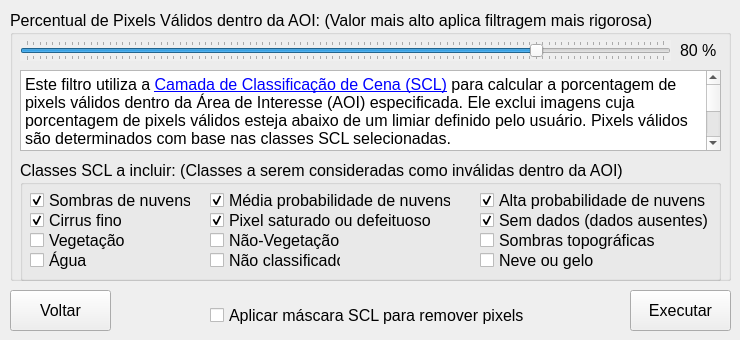
   <widget class="QWidget" name="tab_10">
    <attribute name="title">
     <string>Passo 9</string>
    </attribute>
    <widget class="QGroupBox" name="groupBox_15">
     <property name="geometry">
      <rect>
       <x>10</x>
       <y>10</y>
       <width>721</width>
       <height>271</height>
      </rect>
     </property>
     <property name="font">
      <font>
       <pointsize>12</pointsize>
      </font>
     </property>
     <property name="title">
      <string>Percentual de Pixels Válidos dentro da AOI: (Valor mais alto aplica filtragem mais rigorosa)</string>
     </property>
     <widget class="QSlider" name="horizontalSlider_local_pixel_limit">
      <property name="enabled">
       <bool>true</bool>
      </property>
      <property name="geometry">
       <rect>
        <x>10</x>
        <y>30</y>
        <width>651</width>
        <height>21</height>
       </rect>
      </property>
      <property name="autoFillBackground">
       <bool>true</bool>
      </property>
      <property name="minimum">
       <number>0</number>
      </property>
      <property name="maximum">
       <number>100</number>
      </property>
      <property name="pageStep">
       <number>5</number>
      </property>
      <property name="value">
       <number>80</number>
      </property>
      <property name="sliderPosition">
       <number>80</number>
      </property>
      <property name="orientation">
       <enum>Qt::Horizontal</enum>
      </property>
      <property name="tickPosition">
       <enum>QSlider::TicksBothSides</enum>
      </property>
     </widget>
     <widget class="QLabel" name="label_cloud_aoi">
      <property name="geometry">
       <rect>
        <x>670</x>
        <y>30</y>
        <width>47</width>
        <height>21</height>
       </rect>
      </property>
      <property name="text">
       <string>80 %</string>
      </property>
     </widget>
     <widget class="QGroupBox" name="groupBox_9">
      <property name="geometry">
       <rect>
        <x>10</x>
        <y>150</y>
        <width>701</width>
        <height>121</height>
       </rect>
      </property>
      <property name="font">
       <font>
        <pointsize>12</pointsize>
       </font>
      </property>
      <property name="title">
       <string>Classes SCL a incluir: (Classes a serem consideradas como inválidas dentro da AOI)</string>
      </property>
      <widget class="QCheckBox" name="mask_class3">
       <property name="geometry">
        <rect>
         <x>10</x>
         <y>30</y>
         <width>161</width>
         <height>20</height>
        </rect>
       </property>
       <property name="text">
        <string>Sombras de nuvens</string>
       </property>
       <property name="checked">
        <bool>true</bool>
       </property>
      </widget>
      <widget class="QCheckBox" name="mask_class6">
       <property name="geometry">
        <rect>
         <x>10</x>
         <y>90</y>
         <width>91</width>
         <height>20</height>
        </rect>
       </property>
       <property name="text">
        <string>Água</string>
       </property>
      </widget>
      <widget class="QCheckBox" name="mask_class8">
       <property name="geometry">
        <rect>
         <x>190</x>
         <y>30</y>
         <width>241</width>
         <height>21</height>
        </rect>
       </property>
       <property name="text">
        <string>Média probabilidade de nuvens</string>
       </property>
       <property name="checked">
        <bool>true</bool>
       </property>
      </widget>
      <widget class="QCheckBox" name="mask_class1">
       <property name="geometry">
        <rect>
         <x>190</x>
         <y>50</y>
         <width>241</width>
         <height>21</height>
        </rect>
       </property>
       <property name="text">
        <string>Pixel saturado ou defeituoso</string>
       </property>
       <property name="checked">
        <bool>true</bool>
       </property>
      </widget>
      <widget class="QCheckBox" name="mask_class0">
       <property name="geometry">
        <rect>
         <x>460</x>
         <y>50</y>
         <width>241</width>
         <height>21</height>
        </rect>
       </property>
       <property name="text">
        <string>Sem dados (dados ausentes)</string>
       </property>
       <property name="checked">
        <bool>true</bool>
       </property>
      </widget>
      <widget class="QCheckBox" name="mask_class4">
       <property name="geometry">
        <rect>
         <x>10</x>
         <y>70</y>
         <width>111</width>
         <height>21</height>
        </rect>
       </property>
       <property name="text">
        <string>Vegetação</string>
       </property>
      </widget>
      <widget class="QCheckBox" name="mask_class5">
       <property name="geometry">
        <rect>
         <x>190</x>
         <y>70</y>
         <width>141</width>
         <height>21</height>
        </rect>
       </property>
       <property name="text">
        <string>Não-Vegetação</string>
       </property>
      </widget>
      <widget class="QCheckBox" name="mask_class7">
       <property name="geometry">
        <rect>
         <x>190</x>
         <y>90</y>
         <width>131</width>
         <height>21</height>
        </rect>
       </property>
       <property name="text">
        <string>Não classificado</string>
       </property>
      </widget>
      <widget class="QCheckBox" name="mask_class2">
       <property name="geometry">
        <rect>
         <x>460</x>
         <y>70</y>
         <width>241</width>
         <height>21</height>
        </rect>
       </property>
       <property name="text">
        <string>Sombras topográficas</string>
       </property>
      </widget>
      <widget class="QCheckBox" name="mask_class9">
       <property name="geometry">
        <rect>
         <x>460</x>
         <y>30</y>
         <width>231</width>
         <height>20</height>
        </rect>
       </property>
       <property name="text">
        <string>Alta probabilidade de nuvens</string>
       </property>
       <property name="checked">
        <bool>true</bool>
       </property>
      </widget>
      <widget class="QCheckBox" name="mask_class10">
       <property name="geometry">
        <rect>
         <x>10</x>
         <y>50</y>
         <width>101</width>
         <height>21</height>
        </rect>
       </property>
       <property name="text">
        <string>Cirrus fino</string>
       </property>
       <property name="checked">
        <bool>true</bool>
       </property>
      </widget>
      <widget class="QCheckBox" name="mask_class11">
       <property name="geometry">
        <rect>
         <x>460</x>
         <y>90</y>
         <width>121</width>
         <height>20</height>
        </rect>
       </property>
       <property name="text">
        <string>Neve ou gelo</string>
       </property>
      </widget>
     </widget>
     <widget class="QTextBrowser" name="textBrowser_valid_pixels">
      <property name="geometry">
       <rect>
        <x>10</x>
        <y>60</y>
        <width>701</width>
        <height>81</height>
       </rect>
      </property>
      <property name="font">
       <font>
        <pointsize>12</pointsize>
       </font>
      </property>
      <property name="html">
       <string>&lt;!DOCTYPE HTML PUBLIC "-//W3C//DTD HTML 4.0//EN" "http://www.w3.org/TR/REC-html40/strict.dtd"&gt;
&lt;html&gt;&lt;head&gt;&lt;meta name="qrichtext" content="1" /&gt;&lt;style type="text/css"&gt;
p, li { white-space: pre-wrap; }
&lt;/style&gt;&lt;/head&gt;&lt;body style=" font-family:'MS Shell Dlg 2'; font-size:12pt; font-weight:400; font-style:normal;"&gt;
&lt;p style=" margin-top:0px; margin-bottom:0px; margin-left:0px; margin-right:0px; -qt-block-indent:0; text-indent:0px;"&gt;Este filtro utiliza a &lt;a href="https://custom-scripts.sentinel-hub.com/custom-scripts/sentinel-2/scene-classification/"&gt;&lt;span style=" text-decoration: underline; color:#0000ff;"&gt;Camada de Classificação de Cena (SCL)&lt;/span&gt;&lt;/a&gt; para calcular a porcentagem de pixels válidos dentro da Área de Interesse (AOI) especificada. Ele exclui imagens cuja porcentagem de pixels válidos esteja abaixo de um limiar definido pelo usuário. Pixels válidos são determinados com base nas classes SCL selecionadas.&lt;/p&gt;
&lt;p style=" margin-top:12px; margin-bottom:12px; margin-left:0px; margin-right:0px; -qt-block-indent:0; text-indent:0px;"&gt;As imagens originais permanecem intactas, a menos que a opção &amp;quot;Aplicar máscara SCL para remover pixels&amp;quot; seja selecionada. Esta opção é independente do limiar de filtragem e, quando ativada, modifica diretamente os dados da imagem removendo pixels classificados como inválidos. Essa alteração impacta o cálculo dos dados da série temporal, bem como imagens diárias e sintéticas, pois apenas pixels válidos são considerados nesses cálculos.&lt;/p&gt;&lt;/body&gt;&lt;/html&gt;</string>
      </property>
      <property name="overwriteMode">
       <bool>true</bool>
      </property>
      <property name="textInteractionFlags">
       <set>Qt::LinksAccessibleByKeyboard|Qt::LinksAccessibleByMouse|Qt::TextBrowserInteraction|Qt::TextEditable|Qt::TextEditorInteraction|Qt::TextSelectableByKeyboard|Qt::TextSelectableByMouse</set>
      </property>
      <property name="openLinks">
       <bool>false</bool>
      </property>
     </widget>
    </widget>
    <widget class="QPushButton" name="QPushButton_back_8">
     <property name="enabled">
      <bool>true</bool>
     </property>
     <property name="geometry">
      <rect>
       <x>10</x>
       <y>290</y>
       <width>101</width>
       <height>41</height>
      </rect>
     </property>
     <property name="font">
      <font>
       <pointsize>12</pointsize>
      </font>
     </property>
     <property name="text">
      <string>Voltar</string>
     </property>
     <property name="icon">
      <iconset>
       <normaloff>icons8-back-button-50.png</normaloff>icons8-back-button-50.png</iconset>
     </property>
    </widget>
    <widget class="QPushButton" name="loadtimeseries">
     <property name="enabled">
      <bool>true</bool>
     </property>
     <property name="geometry">
      <rect>
       <x>630</x>
       <y>290</y>
       <width>101</width>
       <height>41</height>
      </rect>
     </property>
     <property name="font">
      <font>
       <pointsize>12</pointsize>
      </font>
     </property>
     <property name="text">
      <string>Executar</string>
     </property>
    </widget>
    <widget class="QCheckBox" name="mask">
     <property name="geometry">
      <rect>
       <x>210</x>
       <y>300</y>
       <width>321</width>
       <height>31</height>
      </rect>
     </property>
     <property name="font">
      <font>
       <pointsize>12</pointsize>
      </font>
     </property>
     <property name="text">
      <string>Aplicar máscara SCL para remover pixels</string>
     </property>
    </widget>
   </widget>
